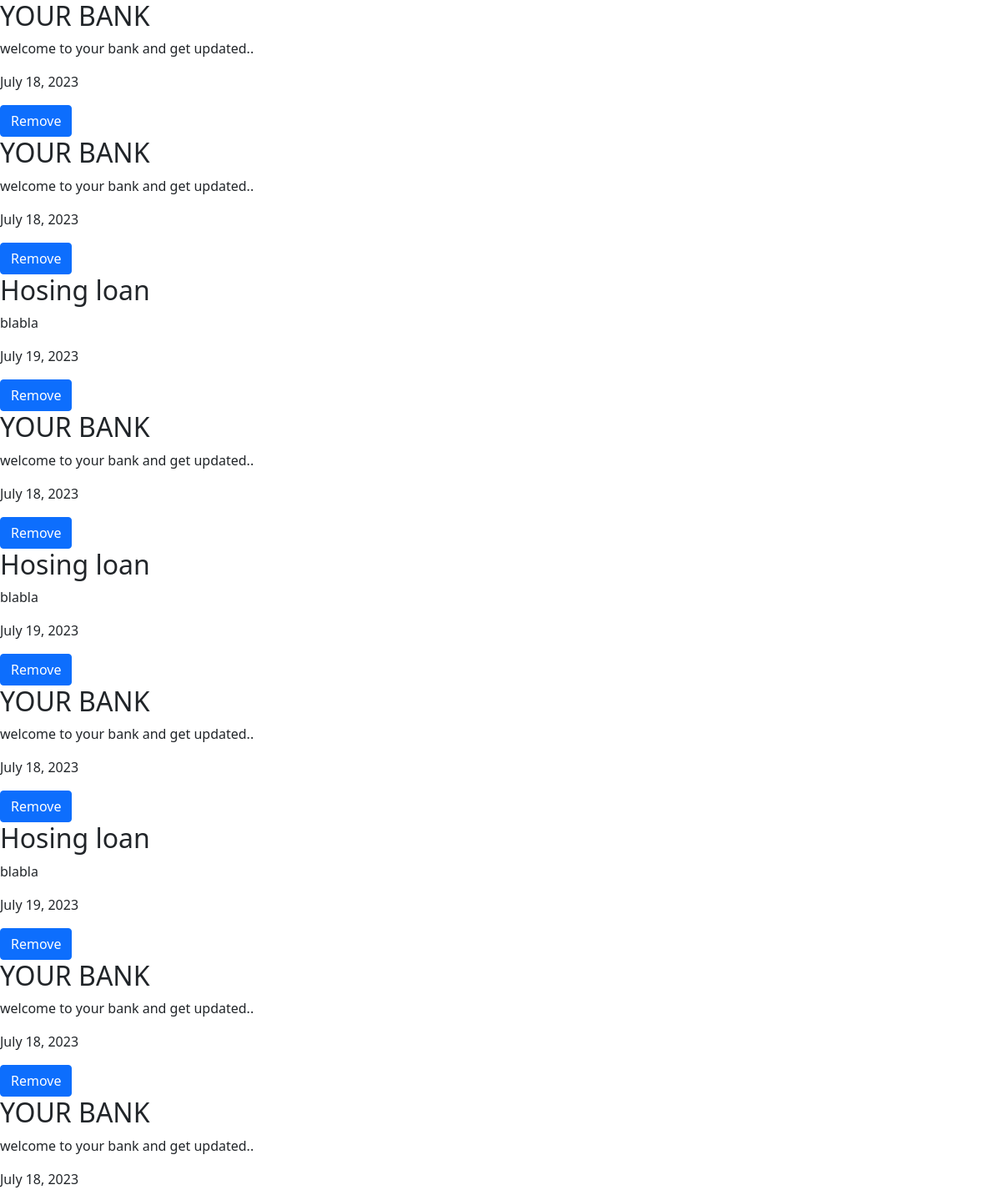
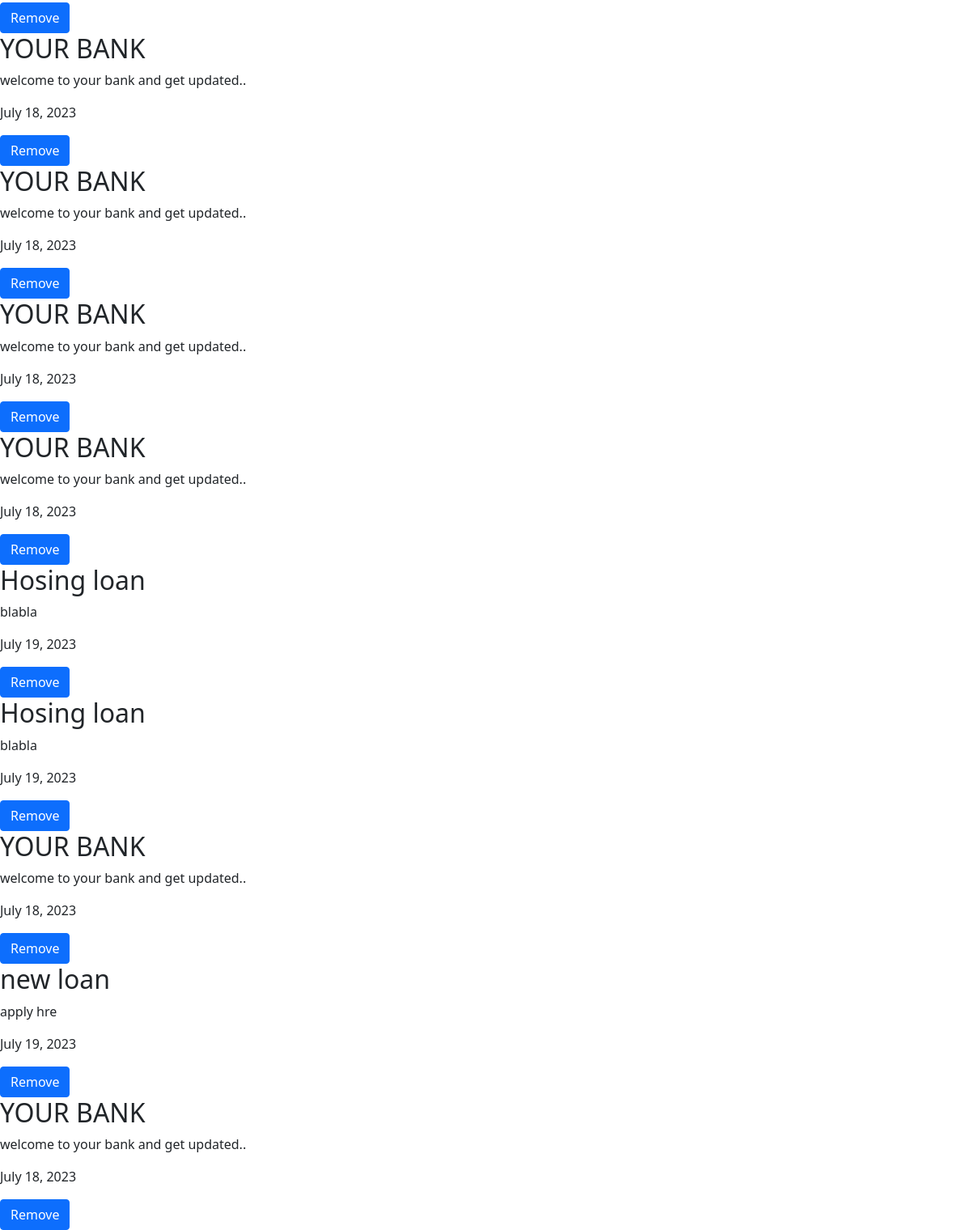
The app's page /bank_app/wishpg/ (signed in) with its own data (2 pictures, top to bottom).
### bank_app/models.py (models this page shows)
class wishlist(models.Model):
    uid=models.IntegerField()
    newsid=models.IntegerField()
    topic = models.CharField(max_length=50)
    content = models.CharField(max_length=200)
    date = models.DateField()

### bank_app/views.py (the view)
# urls.py: path('wishpg/',wishlistpg),
def wishlistpg(request):
    a= wishlist.objects.all()
    id=request.session['id']
    return render(request,'wishlist.html',{'a':a,'id':id})

### bank_app/templates/wishlist.html (shortened to what this page needs)
<!DOCTYPE html>
<html lang="en">
<head>
    <link href="https://cdn.jsdelivr.net/npm/bootstrap@5.0.2/dist/css/bootstrap.min.css" rel="stylesheet">
</head>
<body>
<div id="d1">
    {% for i in a %}
    {% if i.uid == id %}
    <div id="d2">
    <h2>{{i.topic}}</h2>
    <p>{{i.content}}</p>
     <p>{{i.date}}</p>
     <a href="http://127.0.0.1:8000/bank_app/remove/{{i.id}}" class="btn btn-primary">Remove</a>
    </div>
    {% endif %}
    {% endfor %}
</div>
</body>
</html>

### records on screen
wishlist: content "welcome to your bank and get updated..", date "July 18, 2023"
wishlist: topic "YOUR BANK", content "welcome to your bank and get updated..", date "July 18, 2023"
wishlist: topic "Hosing loan", content "blabla", date "July 19, 2023"
wishlist: topic "YOUR BANK", content "welcome to your bank and get updated..", date "July 18, 2023"
wishlist: topic "Hosing loan", content "blabla", date "July 19, 2023"
wishlist: topic "YOUR BANK", content "welcome to your bank and get updated..", date "July 18, 2023"
wishlist: topic "Hosing loan", content "blabla", date "July 19, 2023"
wishlist: topic "YOUR BANK", content "welcome to your bank and get updated..", date "July 18, 2023"
wishlist: topic "YOUR BANK", content "welcome to your bank and get updated..", date "July 18, 2023"
wishlist: topic "YOUR BANK", content "welcome to your bank and get updated..", date "July 18, 2023"
wishlist: topic "YOUR BANK", content "welcome to your bank and get updated..", date "July 18, 2023"
wishlist: topic "YOUR BANK", content "welcome to your bank and get updated..", date "July 18, 2023"
wishlist: topic "YOUR BANK", content "welcome to your bank and get updated..", date "July 18, 2023"
wishlist: topic "Hosing loan", content "blabla", date "July 19, 2023"
wishlist: topic "Hosing loan", content "blabla", date "July 19, 2023"
wishlist: topic "YOUR BANK", content "welcome to your bank and get updated..", date "July 18, 2023"
wishlist: topic "new loan", content "apply hre", date "July 19, 2023"
wishlist: topic "YOUR BANK", content "welcome to your bank and get updated..", date "July 18, 2023"
